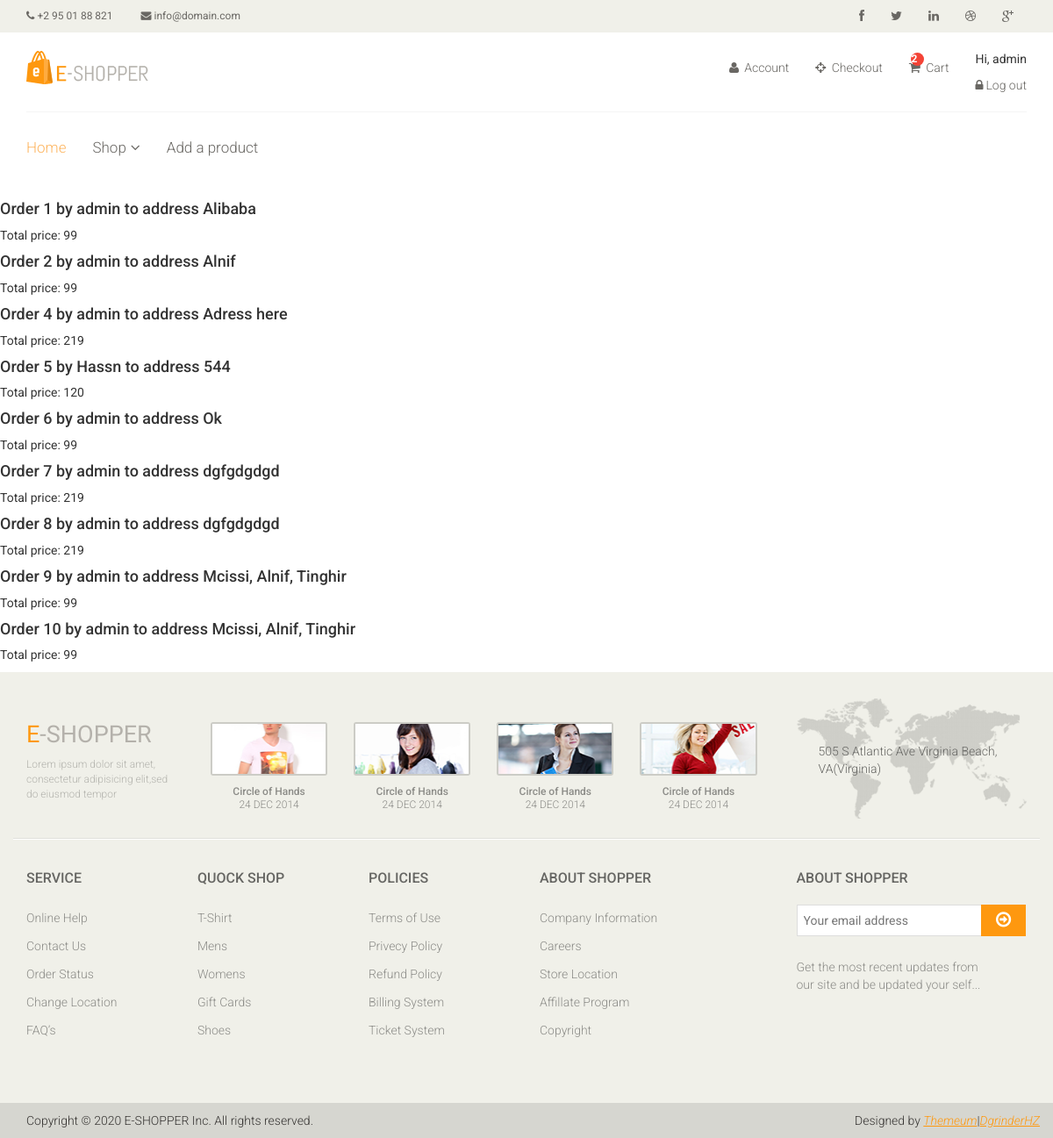
/orders/orders_list/ (signed in), run on the app's committed database.
### carts/models.py (models this page shows, shortened)
class Cart(models.Model):
    user = models.OneToOneField(User,
                                related_name='cart',
                                on_delete=models.CASCADE)
    items = models.ManyToManyField(Product)
    updated_at = models.DateTimeField(auto_now=True)

### orders/models.py (models this page shows, shortened)
class Order(models.Model):
    address = models.CharField(max_length=100)
    user = models.ForeignKey(User, on_delete=models.CASCADE)
    items = models.ManyToManyField(Product)
    created_at = models.DateTimeField(auto_now_add=True)
    def total_price(self):
        return self.items.aggregate(total_price=Sum('price'))['total_price']

### orders/views.py (the view)
# urls.py: path('orders/orders_list/', orders_list, name='orders_list'),
def orders_list(request):
    user = request.user
    if user.is_authenticated and user.is_superuser:
        orders = get_list_or_404(Order)
        return render(request, 'orders/orders.html', {'orders': orders})
    return redirect('products_list')

### templates/orders/orders.html (shortened to what this page needs)
{% extends "base.html" %}
{% block content %}
    {% for order in orders %}
        <h4>Order {{ order.id }} by {{ order.user }} to address {{ order.address }}</h4>
        <p>Total price: {{ order.total_price }}</p>
    {% empty %}
    <li>No orders yet.</li>
    {% endfor %}
{% endblock %}

### templates/base.html (shortened to what this page needs)
{% load static %}
<!DOCTYPE html>
<html lang="en">
<head>
    <link href="{% static 'css/bootstrap.min.css' %}" rel="stylesheet">
    <link href="{% static 'css/font-awesome.min.css' %}" rel="stylesheet">
    <link href="{% static 'css/prettyPhoto.css' %}" rel="stylesheet">
    <link href="{% static 'css/price-range.css' %}" rel="stylesheet">
    <link href="{% static 'css/animate.css' %}" rel="stylesheet">
    <link href="{% static 'css/main.css' %}" rel="stylesheet">
    <link href="{% static 'css/responsive.css' %}" rel="stylesheet">
</head>
<body>
    <header id="header">
        <div class="header_top">
            <div class="container">
                <div class="row">
                    <div class="col-sm-6">
                        <div class="contactinfo">
                            <ul class="nav nav-pills">
                                <li><a href="#"><i class="fa fa-phone"></i> +2 95 01 88 821</a></li>
                                <li><a href="#"><i class="fa fa-envelope"></i> info@domain.com</a></li>
                            </ul>
                        </div>
                    </div>
                    <div class="col-sm-6">
                        <div class="social-icons pull-right">
                            <ul class="nav navbar-nav">
                                <li><a href="#"><i class="fa fa-facebook"></i></a></li>
                                <li><a href="#"><i class="fa fa-twitter"></i></a></li>
                                <li><a href="#"><i class="fa fa-linkedin"></i></a></li>
                                <li><a href="#"><i class="fa fa-dribbble"></i></a></li>
                                <li><a href="#"><i class="fa fa-google-plus"></i></a></li>
                            </ul>
                        </div>
                    </div>
                </div>
            </div>
        </div>
        <div class="header-middle">
            <div class="container">
                <div class="row">
                    <div class="col-sm-4">
                        <div class="logo pull-left">
                            <a href="{% url 'home' %}"><img src="{% static 'images/home/logo.png' %}" alt="" /></a>
                        </div>
                    </div>
                    <div class="col-sm-8">
                        <div class="shop-menu pull-right">
                            <ul class="nav navbar-nav">
                                <li><a href="#"><i class="fa fa-user"></i> Account</a></li>
                                <li><a href="{% url 'order' %}"><i class="fa fa-crosshairs"></i> Checkout</a></li>
                                <li>
                                    <a href="{% url 'cart' %}">
                                        {% if request.user.cart.items.all|length > 0 %}
                                        <span>
                                            {{ request.user.cart.items.all|length }}
                                        </span>
                                        {% endif %}
                                        <i class="fa fa-shopping-cart"></i>
                                        Cart
                                    </a>
                                </li>
                                <li>
                                    {% if user.is_authenticated %}
                                    <p>Hi, {{ user.username }}</p>
                                    <a href="{% url 'logout' %}"><i class="fa fa-lock"></i>Log out</a>
                                    {% else  %}
                                    <a href="{% url 'login' %}"><i class="fa fa-lock"></i>Log in</a>
                                    {% endif %}
                                </li>
                            </ul>
                        </div>
                    </div>
                </div>
            </div>
        </div>
        <div class="header-bottom">
            <div class="container">
                <div class="row">
                    <div class="col-sm-9">
                        <div class="mainmenu pull-left">
                            <ul class="nav navbar-nav collapse navbar-collapse">
                                <li><a href="{% url 'home' %}" class="active">Home</a></li>
                                <li class="dropdown"><a href="#">Shop<i class="fa fa-angle-down"></i></a>
                                </li>
                                {% if user.is_superuser%}
                                <li><a href="{% url 'product_add' %}">Add a product</a></li>
                                {% else %}
                                <li><a href="contact-us.html">Contact</a></li>
                                {% endif %}
                            </ul>
                        </div>
                    </div>
                </div>
            </div>
        </div>
    </header>
    {% block content %}
    {% endblock %}
    <footer id="footer">
		<div class="footer-top">
			<div class="container">
				<div class="row">
					<div class="col-sm-2">
						<div class="companyinfo">
							<h2><span>e</span>-shopper</h2>
							<p>Lorem ipsum dolor sit amet, consectetur adipisicing elit,sed do eiusmod tempor</p>
						</div>
					</div>
					<div class="col-sm-7">
						<div class="col-sm-3">
							<div class="video-gallery text-center">
								<a href="#">
									<div class="iframe-img">
										<img src="{% static 'images/home/iframe1.png' %}" alt="" />
									</div>
								</a>
								<p>Circle of Hands</p>
								<h2>24 DEC 2014</h2>
							</div>
						</div>
						<div class="col-sm-3">
							<div class="video-gallery text-center">
								<a href="#">
									<div class="iframe-img">
										<img src="{% static 'images/home/iframe2.png' %}" alt="" />
									</div>
								</a>
								<p>Circle of Hands</p>
								<h2>24 DEC 2014</h2>
							</div>
						</div>
						<div class="col-sm-3">
							<div class="video-gallery text-center">
								<a href="#">
									<div class="iframe-img">
										<img src="{% static 'images/home/iframe3.png' %}" alt="" />
									</div>
								</a>
								<p>Circle of Hands</p>
								<h2>24 DEC 2014</h2>
							</div>
						</div>
						<div class="col-sm-3">
							<div class="video-gallery text-center">
								<a href="#">
									<div class="iframe-img">
										<img src="{% static 'images/home/iframe4.png' %}" alt="" />
									</div>
								</a>
								<p>Circle of Hands</p>
								<h2>24 DEC 2014</h2>
							</div>
						</div>
					</div>
					<div class="col-sm-3">
						<div class="address">
							<img src="{% static 'images/home/map.png' %}" alt="" />
							<p>505 S Atlantic Ave Virginia Beach, VA(Virginia)</p>
						</div>
					</div>
				</div>
			</div>
		</div>
		<div class="footer-widget">
			<div class="container">
				<div class="row">
					<div class="col-sm-2">
						<div class="single-widget">
							<h2>Service</h2>
							<ul class="nav nav-pills nav-stacked">
								<li><a href="#">Online Help</a></li>
								<li><a href="#">Contact Us</a></li>
								<li><a href="#">Order Status</a></li>
								<li><a href="#">Change Location</a></li>
								<li><a href="#">FAQ’s</a></li>
							</ul>
						</div>
					</div>
					<div class="col-sm-2">
						<div class="single-widget">
							<h2>Quock Shop</h2>
							<ul class="nav nav-pills nav-stacked">
								<li><a href="#">T-Shirt</a></li>
								<li><a href="#">Mens</a></li>
								<li><a href="#">Womens</a></li>
								<li><a href="#">Gift Cards</a></li>
								<li><a href="#">Shoes</a></li>
							</ul>
						</div>
					</div>
					<div class="col-sm-2">
						<div class="single-widget">
							<h2>Policies</h2>
							<ul class="nav nav-pills nav-stacked">
								<li><a href="#">Terms of Use</a></li>
								<li><a href="#">Privecy Policy</a></li>
								<li><a href="#">Refund Policy</a></li>
								<li><a href="#">Billing System</a></li>
								<li><a href="#">Ticket System</a></li>
							</ul>
						</div>
					</div>
					<div class="col-sm-2">
						<div class="single-widget">
							<h2>About Shopper</h2>
							<ul class="nav nav-pills nav-stacked">
								<li><a href="#">Company Information</a></li>
								<li><a href="#">Careers</a></li>
								<li><a href="#">Store Location</a></li>
								<li><a href="#">Affillate Program</a></li>
								<li><a href="#">Copyright</a></li>
							</ul>
						</div>
					</div>
					<div class="col-sm-3 col-sm-offset-1">
						<div class="single-widget">
							<h2>About Shopper</h2>
							<form action="#" class="searchform">
								<input type="text" placeholder="Your email address" />
								<button type="submit" class="btn btn-default"><i class="fa fa-arrow-circle-o-right"></i></button>
								<p>Get the most recent updates from <br />our site and be updated your self...</p>
							</form>
						</div>
					</div>
				</div>
			</div>
		</div>
		<div class="footer-bottom">
			<div class="container">
				<div class="row">
					<p class="pull-left">Copyright © 2020 E-SHOPPER Inc. All rights reserved.</p>
					<p class="pull-right">Designed by <span><a target="_blank" href="http://www.themeum.com">Themeum</a>|<a target="_blank" href="https://github.com/DgrinderHZ">DgrinderHZ</a></span></p>
				</div>
			</div>
		</div>
	</footer>
</body>
</html>
</html>

### data on the page
Order: id "1", user "admin", address "Alibaba", total_price "99"
Order: id "2", user "admin", address "Alnif", total_price "99"
Order: id "4", user "admin", address "Adress here", total_price "219"
Order: id "5", user "Hassn", address "544", total_price "120"
Order: id "6", user "admin", address "Ok", total_price "99"
Order: id "7", user "admin", address "dgfgdgdgd", total_price "219"
Order: id "8", user "admin", address "dgfgdgdgd", total_price "219"
Order: id "9", user "admin", address "Mcissi, Alnif, Tinghir", total_price "99"
Order: id "10", user "admin", address "Mcissi, Alnif, Tinghir", total_price "99"

### other printed values
{{ request.user.cart.items.all|length }} "2"
{{ user.username }} "admin"
